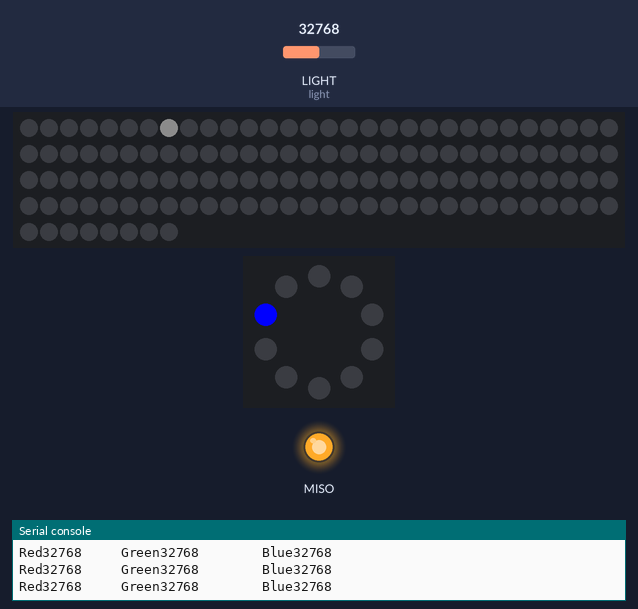
Recording of a program running on a simulated Circuit Playground running CircuitPython. On the bench: 128 RGB LEDs in strip order, left to right, continuing on the next row, the board's ring of 10 RGB LEDs (number 0 left of the top, counting anticlockwise), output pins drawn as LEDs (lit = HIGH), the last lines printed to the serial console. Inputs (shaded band) come from the test bench; at power-on: LIGHT (light) = 32768 (analog values on the 0–65535 scale). Dim RGB values are drawn brighter than linear.

Above: at 1.2 s.
1.3 s: LIGHT (light) set to 0
2.8 s: LIGHT (light) set to 7864
5.8 s: LIGHT (light) set to 19660
At 5.95 s:
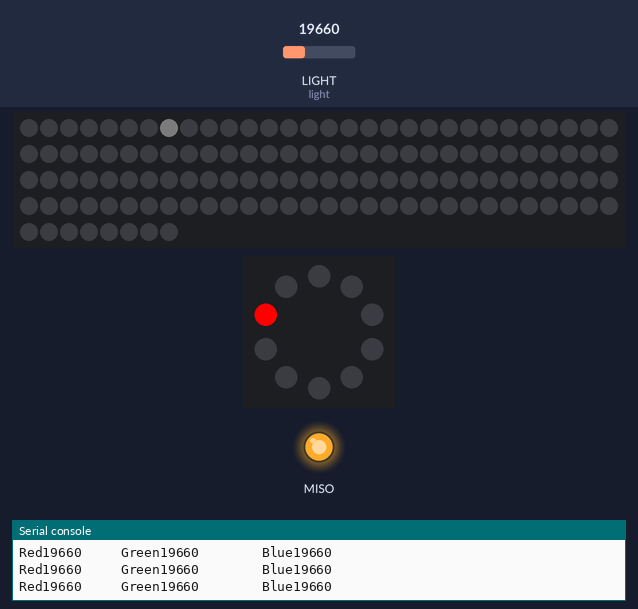
Timing chart, 0 to 8.8 s (numbered marks = the images above; inputs shaded):
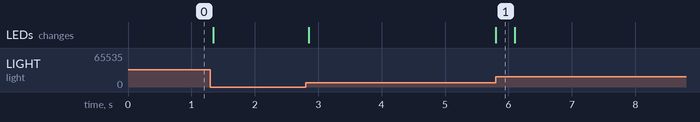

Measured:
- after the input at 5.8 s, the LEDs: change at once (image 1)

The program:

main.py
```python
import analogio
import audioio
import digitalio
import board
import neopixel

pixpin = board.A3
numpix = 128

color = 0
counter = 0
correct = 0


strip = neopixel.NeoPixel(pixpin, numpix, brightness=0.1, auto_write=False)
pixels = neopixel.NeoPixel(board.NEOPIXEL, 10, brightness=1.0)
light = analogio.AnalogIn(board.LIGHT)

# enable the speaker
spkrenable = digitalio.DigitalInOut(board.SPEAKER_ENABLE)
spkrenable.direction = digitalio.Direction.OUTPUT
spkrenable.value = True

# The two files assigned to buttons A & B
audiofiles = ["danube.wav", "amazon.wav", "nile.wav", "yangtze.wav"]


def play_file(filename):
    print("Playing file: " + filename)
    wave_file = open(filename, "rb")
    with audioio.WaveFile(wave_file) as wave:
        with audioio.AudioOut(board.A0) as audio:
            audio.play(wave)
            while audio.playing:
                pass
    print("Finished")


while True:
    pixels[1] = (255, 0, 0)
    raw_red = light.value
    red = int(raw_red * (255 / 65535))

    pixels[1] = (0, 255, 0)
    raw_green = light.value
    green = int(raw_green * (255 / 65535))

    pixels[1] = (0, 0, 255)
    raw_blue = light.value
    blue = int(raw_blue * (255 / 65535))

    print("Red"+str(raw_red)+"     Green"+str(raw_green)+"        Blue"+str(raw_blue))


    strip[7] = (red,green,blue)
    strip.write()

    if red < 17 and blue < 17 and green < 17:
        color = 0
    elif red > green and red > blue:
        color = 1
    elif green > red and raw_green-raw_blue > 200:
        color = 2
    elif blue > red and green > red:
        color = 3

    #nile
    if color == 1:
        strip[15] = (255,0,0)
#        play_file(audiofiles[2])
        counter += 1
        if correct == 0 and counter == 1:
            correct += 1
    else:
        strip[15] = (0,0,0)


    # amazon
    if color == 2:
        strip[23] = (0,255,0)
#        play_file(audiofiles[1])
        counter += 1
        if correct == 1 and counter == 2:
            correct += 1
    else:
        strip[23] = (0,0,0)

    # danube
    if color == 3:
        strip[31] = (0,0,255)
#        play_file(audiofiles[0])
        counter += 1
        if correct == 2 and counter == 3:
            correct += 1
    else:
        strip[31] = (0,0,0)


    if counter == 3 and correct == 3:
        pixels[5] = (255,0,0)
        counter = 0
        correct = 0
    elif counter == 3:
        counter = 0
        correct = 0
```
